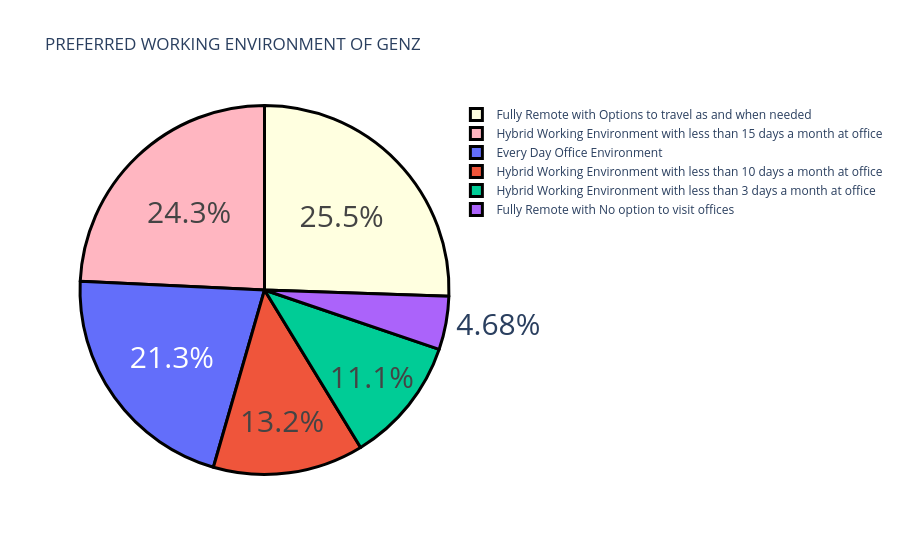

The notebook cell this image was saved under:
### Markdown cell above
OBJECTIVE 5 - WHAT IS THE PREFERRED WORKING ENVIRONMENT OF GENZ

### Code cell
country = data['What is the most preferred working environment for you.'].value_counts()
label = country.index
counts = country.values
colors = ['lightyellow', 'lightpink']
fig = go.Figure(data=[go.Pie(labels = label, values = counts)])
fig.update_layout(title_text = "PREFERRED WORKING ENVIRONMENT OF GENZ")
fig.update_traces(hoverinfo= 'label+value', textinfo = 'percent', textfont_size =30, marker = dict(colors = colors, line =dict(color = 'black', width=3)))

fig.show()

### Figure 1 — Plotly figure (JSON) as saved in the notebook; plotly's stock layout.template omitted (floating-point values rounded to 4 significant figures)
{"data": [{"hoverinfo": "label+value", "labels": ["Fully Remote with Options to travel as and when needed", "Hybrid Working Environment with less than 15 days a month at office", "Every Day Office Environment", "Hybrid Working Environment with less than 10 days a month at office", "Hybrid Working Environment with less than 3 days a month at office", "Fully Remote with No option to visit offices"], "marker": {"colors": ["lightyellow", "lightpink"], "line": {"color": "black", "width": 3}}, "textfont": {"size": 30}, "textinfo": "percent", "type": "pie", "values": [60, 57, 50, 31, 26, 11]}], "layout": {"autosize": true, "title": {"text": "PREFERRED WORKING ENVIRONMENT OF GENZ"}}}
